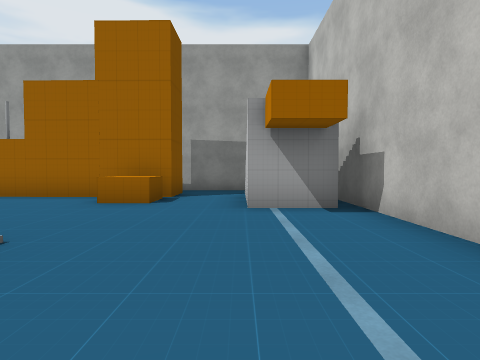
View 1 (above)

19 first-person views from a walk through a 3-D level made in the Unity game engine. The camera is 1.3 m above the floor, tilts 2° down and sees 75° across. The floor is counted in squares, 2 m on a side. Each view is taken from the middle of a square. On the plan, view 1 faces up. The plan holds only what a view shows up to about 10 squares ahead; the rest is blank. The place goes on beyond the plan. The player character is not drawn. Some surface patterns are stand-ins.

View 2
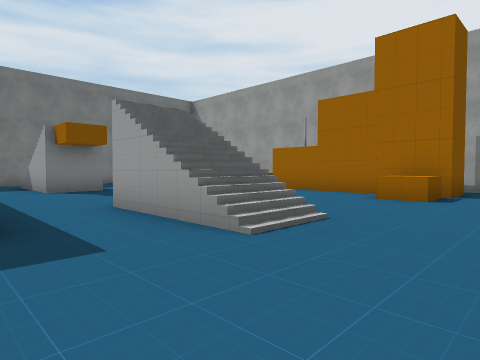

View 3
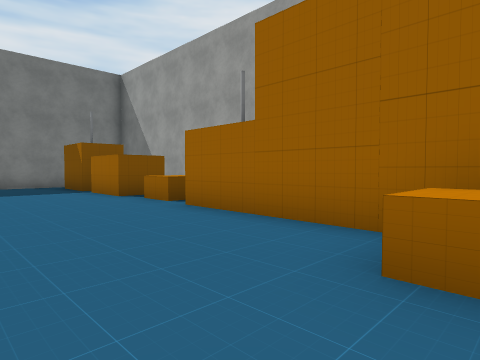

View 4
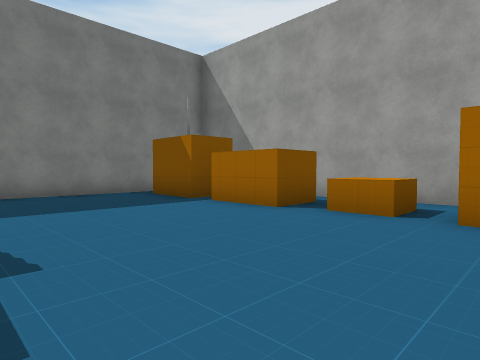

View 5
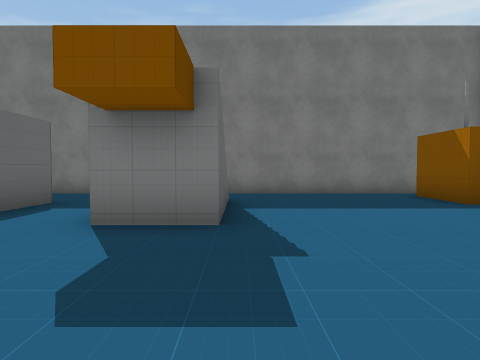

View 6
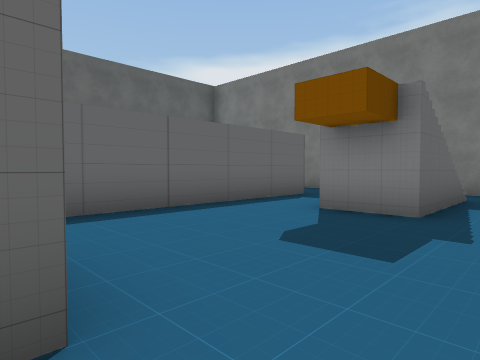

View 7
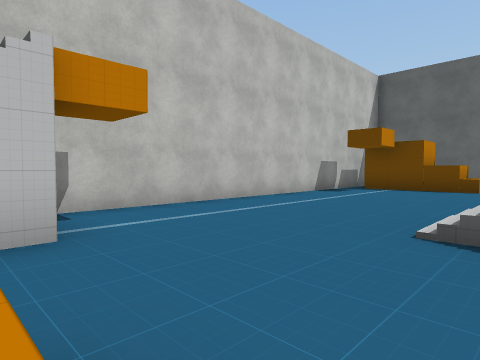

View 8
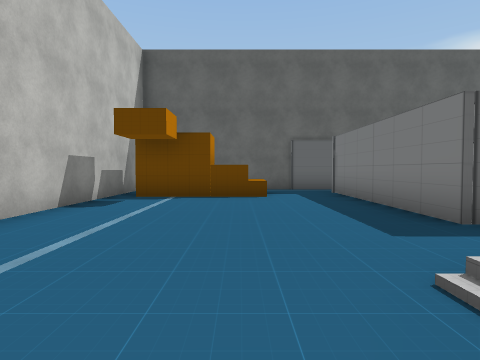

View 9
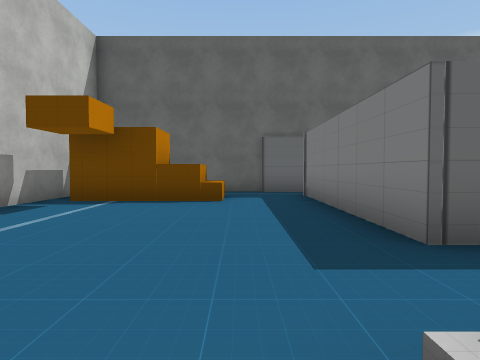

View 10
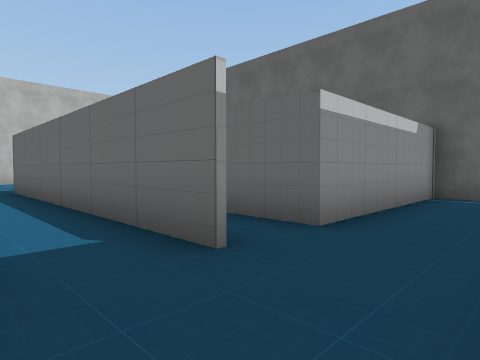

View 11
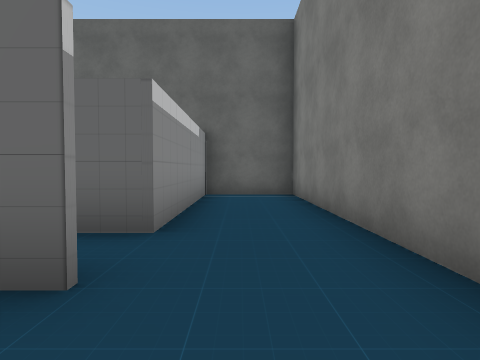

View 12
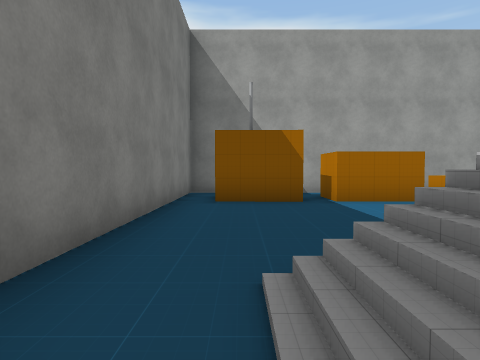

View 13
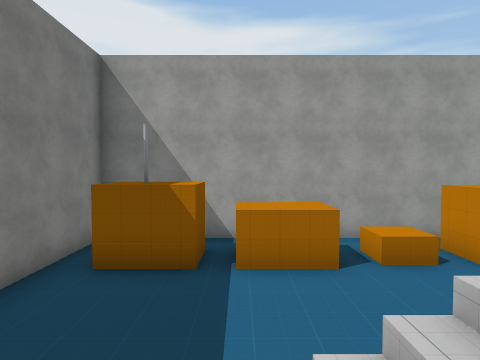

View 14
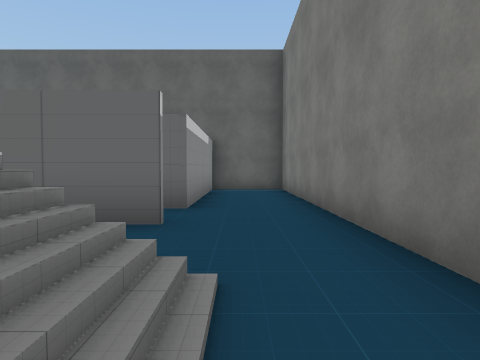

View 15
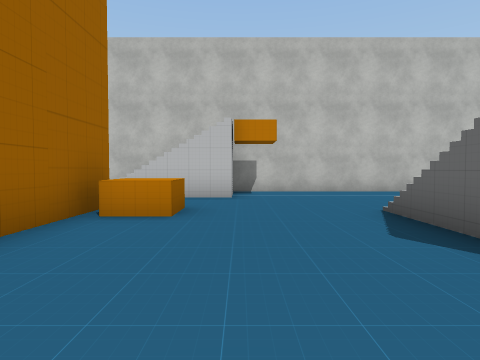

View 16
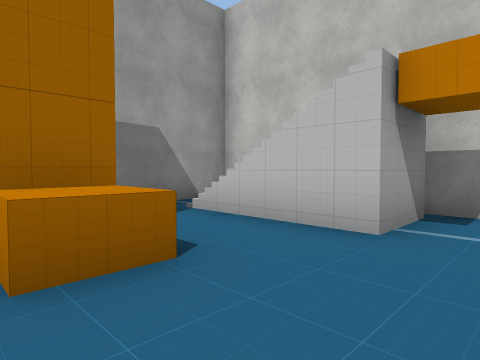

View 17
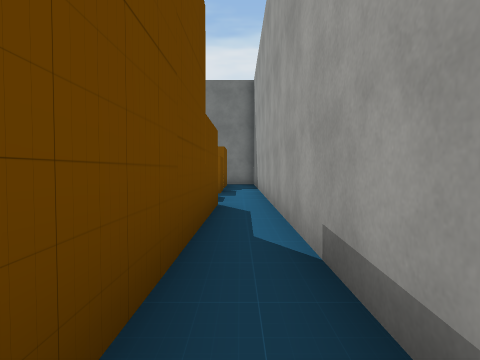

View 18
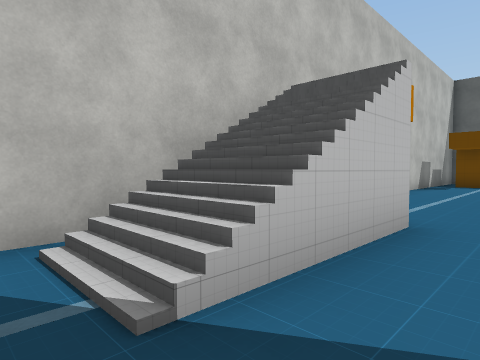

View 19
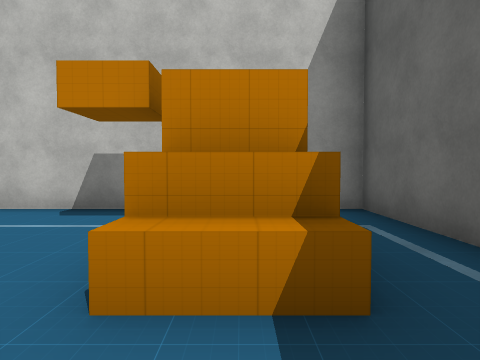

### Floor plan
Key: @ floor where view 1 was taken; # wall or solid block; . floor; / step, stairs or slope; O other object.
Columns run from 15 left of view 1 to 2 right of it. Each row starts with its distance up from view 1.
 10  #################
  9 #. ..............#
  8 #.OOOO.O.OOO##.//#
  7 #............O.#/#
  6 #............O.#/#
  5 #..............//#
  4 #................#
  3 #................#
  2 #.////....////...#
  1 #................#
  0 #..............@.#
 -1  ..#########.....#
 -2  ..##      #.....#
 -3 #..#       #.....#
 -4 #..#       #.....#
 -5 #..#       #..OOO#
 -6 #..#       #.....#
 -7  ###       #######

Positions as (right, up) in squares from view 1, and headings:
1: (0, 0), facing up
2: (0, -1), facing up-left
3: (-2, 4), facing up-left
4: (-6, 3), facing up-left
5: (-6, 3), facing left
6: (-5, 4), facing down-left
7: (-3, 6), facing down-right
8: (-1, 3), facing down
9: (-2, 2), facing down
10: (-14, 1), facing down-right
11: (-13, 1), facing down
12: (-13, 1), facing up
13: (-11, 2), facing up
14: (-13, 3), facing down
15: (-7, 5), facing right
16: (-3, 4), facing up-right
17: (-1, 9), facing left
18: (-1, 9), facing down-right
19: (-3, -5), facing right
